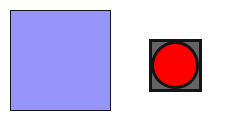
Frame 1 (no input)
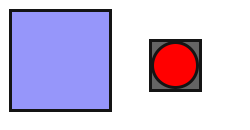
Frame 60 (the mouse pressed at the canvas centre just before this capture)
Frame 120 (the mouse held since frame 60 and released just before this capture): identical to frame 60, image omitted

The Processing sketch that drew these frames (run headless with seeded random() and noise(); from frame 60 on, the mouse is pressed at the canvas centre):

// Processing sketch: processing_184104
// ── processing_184104.pde

 int rectState=1;
  boolean _btnActive=false;
  boolean _btnHover=false;
  
  void setup(){
    size(250,130);
  }

  void draw(){
      background(255);
      switch(rectState){
        case 0: 
           fill(0,0,255);  //bright blue when button is active
           break;
        case 1: 
          fill(150, 150,250);  //light blue when button is off
          break;
      default:
        fill(100);  // if neither state, have a gray rectangle
        break;
    }
    stroke(20);
    rect(10,10,100,100);  // draw rectangle which will be controlled by button
    drawButton(150,40,50,50);
  }
   

void drawButton(float xPos, float yPos, float bWidth, float bHeight){
      fill(100);
      stroke(20);
      strokeWeight(3);
      rect(xPos,yPos,bWidth,bHeight);
      fill(255,0,0);
      
      _btnHover=isMouseOver(xPos,yPos,bWidth,bHeight);
      if(_btnHover){
        stroke(255);  //white outline
        if(mousePressed){
          fill(160,180,0); //dull green
        }
       }
       if(_btnActive){
          fill(100,200,0);  //green
          stroke(255);
       }
      ellipse(xPos+25,yPos+25,bWidth-5,bHeight-5);
 }
       
boolean isMouseOver(float xPos, float yPos, float bWidth, float bHeight){
       if(mouseX> xPos && mouseX < xPos + bWidth && mouseY > yPos && mouseY < yPos+bHeight){
        return true;
    }
    return false;
}

void mouseClicked(){
  if(_btnHover){  //only change btnState if the user is over the button when clicking
      if(_btnActive){
          _btnActive=false;
          rectState=1;
      }
      else {
          _btnActive=true;
          rectState=0;
      }
  }
}
